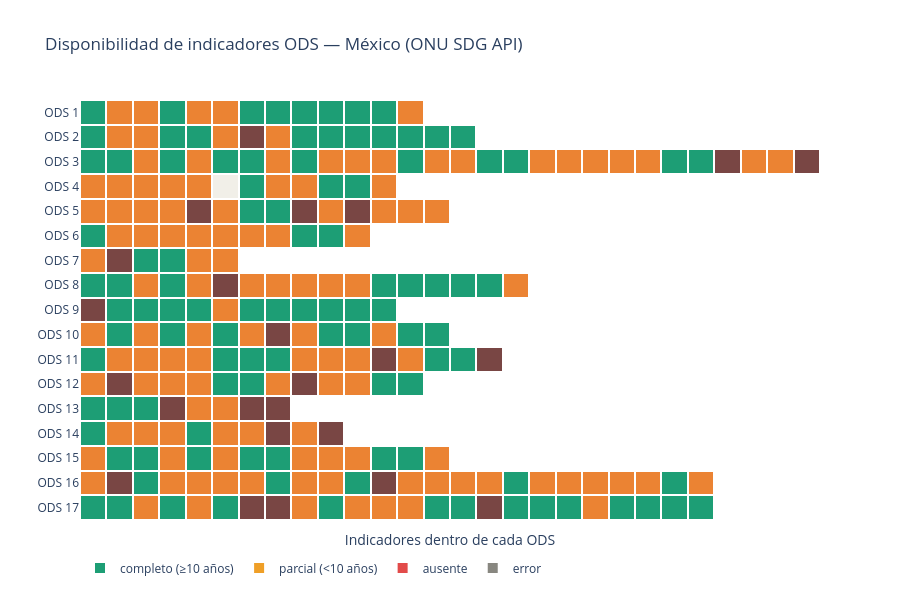

The notebook cell saved with this chart:
### Code cell
# %% ── Heatmap de disponibilidad ONU SDG — México ────────────────────────────
import plotly.graph_objects as go
import numpy as np

# ── Preparar matriz ───────────────────────────────────────────────────────────

STATUS_VAL = {"completo": 2, "parcial": 1, "ausente": 0, "error": -1}
STATUS_LABEL = {2: "completo (≥10 años)", 1: "parcial (<10 años)", 0: "ausente", -1: "error"}

df_barrido["goal_num"] = pd.to_numeric(df_barrido["goal"], errors="coerce")
df_barrido["status_val"] = df_barrido["status"].map(STATUS_VAL)

# Número de posición del indicador dentro de su ODS
df_barrido["idx_within_goal"] = (
    df_barrido.sort_values("indicator")
              .groupby("goal_num")
              .cumcount()
)

goals     = sorted(df_barrido["goal_num"].dropna().unique())
max_cols  = df_barrido["idx_within_goal"].max() + 1

# Matriz (17 filas × max_cols columnas) — NaN donde no hay indicador
matrix     = np.full((len(goals), max_cols), np.nan)
text_matrix = np.full((len(goals), max_cols), "", dtype=object)

for _, row in df_barrido.dropna(subset=["goal_num"]).iterrows():
    g   = int(row["goal_num"]) - 1
    col = int(row["idx_within_goal"])
    matrix[g, col]      = row["status_val"]
    text_matrix[g, col] = (
        f"<b>{row['indicator']}</b><br>"
        f"{row['description'][:50]}<br>"
        f"Estado: {row['status']}<br>"
        f"Años con datos: {row['n_years']}"
        + (f" ({row['year_min']}–{row['year_max']})" if row['n_years'] > 0 else "")
    )

# ── Figura ────────────────────────────────────────────────────────────────────

fig = go.Figure(go.Heatmap(
    z=matrix,
    text=text_matrix,
    hovertemplate="%{text}<extra></extra>",
    colorscale=[
        [0.00, "#F1EFE8"],  # NaN → gris claro (celdas vacías)
        [0.00, "#F1EFE8"],
        [0.25, "#444441"],  # error → gris oscuro
        [0.50, "#E24B4A"],  # ausente → rojo
        [0.75, "#EF9F27"],  # parcial → amber
        [1.00, "#1D9E75"],  # completo → teal
    ],
    zmin=-1, zmax=2,
    showscale=False,
    xgap=2,
    ygap=2,
))

# Anotaciones de leyenda manual
for val, label, color in [
    (2,  "completo (≥10 años)", "#1D9E75"),
    (1,  "parcial (<10 años)",  "#EF9F27"),
    (0,  "ausente",             "#E24B4A"),
    (-1, "error",               "#888780"),
]:
    fig.add_trace(go.Scatter(
        x=[None], y=[None],
        mode="markers",
        marker=dict(size=10, color=color, symbol="square"),
        name=label,
        showlegend=True,
    ))

fig.update_layout(
    title="Disponibilidad de indicadores ODS — México (ONU SDG API)",
    yaxis=dict(
        tickmode="array",
        tickvals=list(range(len(goals))),
        ticktext=[f"ODS {int(g)}" for g in goals],
        autorange="reversed",
    ),
    xaxis=dict(
        title="Indicadores dentro de cada ODS",
        showticklabels=False,
    ),
    height=600,
    plot_bgcolor="white",
    legend=dict(orientation="h", y=-0.08),
)

fig.show()

### Figure 1 — Plotly figure (JSON) as saved in the notebook; plotly's stock layout.template omitted (floating-point values rounded to 4 significant figures; data arrays with more than 128 entries replaced by an {"elided": "..."} marker saying what was removed)
{"data": [{"colorscale": [[0, "#F1EFE8"], [0, "#F1EFE8"], [0.25, "#444441"], [0.5, "#E24B4A"], [0.75, "#EF9F27"], [1, "#1D9E75"]], "hovertemplate": "%{text}<extra></extra>", "showscale": false, "text": {"elided": "17x28 str values"}, "type": "heatmap", "xgap": 2, "ygap": 2, "z": {"elided": "17x28 float values"}, "zmax": 2, "zmin": -1}, {"marker": {"color": "#1D9E75", "size": 10, "symbol": "square"}, "mode": "markers", "name": "completo (≥10 años)", "showlegend": true, "type": "scatter", "x": [null], "y": [null]}, {"marker": {"color": "#EF9F27", "size": 10, "symbol": "square"}, "mode": "markers", "name": "parcial (<10 años)", "showlegend": true, "type": "scatter", "x": [null], "y": [null]}, {"marker": {"color": "#E24B4A", "size": 10, "symbol": "square"}, "mode": "markers", "name": "ausente", "showlegend": true, "type": "scatter", "x": [null], "y": [null]}, {"marker": {"color": "#888780", "size": 10, "symbol": "square"}, "mode": "markers", "name": "error", "showlegend": true, "type": "scatter", "x": [null], "y": [null]}], "layout": {"height": 600, "legend": {"orientation": "h", "y": -0.08}, "plot_bgcolor": "white", "title": {"text": "Disponibilidad de indicadores ODS — México (ONU SDG API)"}, "xaxis": {"showticklabels": false, "title": {"text": "Indicadores dentro de cada ODS"}}, "yaxis": {"autorange": "reversed", "tickmode": "array", "ticktext": ["ODS 1", "ODS 2", "ODS 3", "ODS 4", "ODS 5", "ODS 6", "ODS 7", "ODS 8", "ODS 9", "ODS 10", "ODS 11", "ODS 12", "ODS 13", "ODS 14", "ODS 15", "ODS 16", "ODS 17"], "tickvals": [0, 1, 2, 3, 4, 5, 6, 7, 8, 9, 10, 11, 12, 13, 14, 15, 16]}}}
